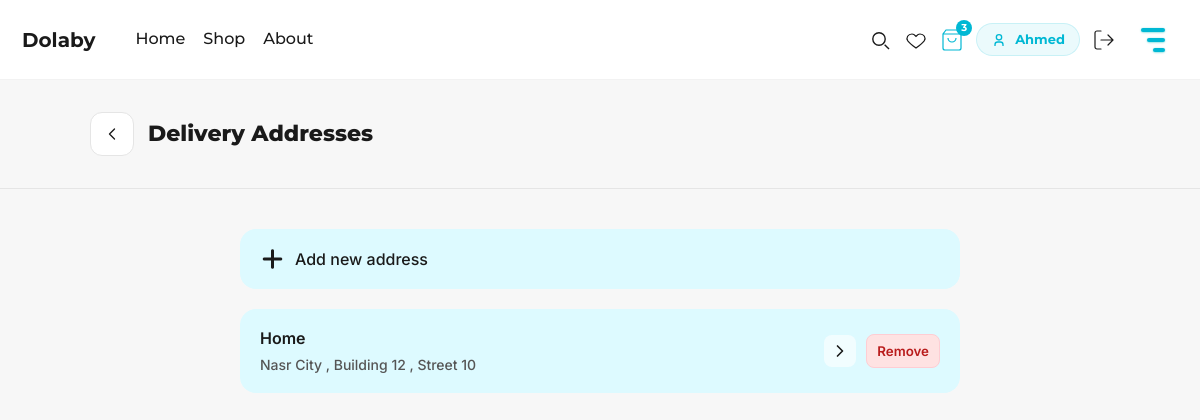
The page /php/delivery.php (signed in) on the database its author committed.
### tables this page shows
CREATE TABLE addresses (
    address_id INT PRIMARY KEY AUTO_INCREMENT,
    user_id INT NOT NULL,
    address_type ENUM('Home', 'Work', 'Other') NOT NULL DEFAULT 'Home',
    area VARCHAR(255) NOT NULL,
    building_name VARCHAR(255),
    apartment_number VARCHAR(50),
    floor VARCHAR(50),
    street VARCHAR(255),
    additional_directions TEXT,
    phone VARCHAR(20),
    address_label VARCHAR(100),
    is_default BOOLEAN DEFAULT FALSE,
    created_at TIMESTAMP DEFAULT CURRENT_TIMESTAMP,
    updated_at TIMESTAMP DEFAULT CURRENT_TIMESTAMP ON UPDATE CURRENT_TIMESTAMP,
    FOREIGN KEY (user_id) REFERENCES users(user_id) ON DELETE CASCADE,
    INDEX idx_user_id (user_id),
    INDEX idx_is_default (is_default)
);

### includes.php (called while the page is built, shortened)
<?php
if (!class_exists('Database')) {
class Database
{
    public static function connect(): PDO
    {
        $dsn = sprintf(
            'mysql:host=%s;port=%s;dbname=%s;charset=utf8mb4',
            DB_HOST,
            DB_PORT,
            DB_NAME
        );
        $pdo = new PDO($dsn, DB_USER, DB_PASS, [
            PDO::ATTR_ERRMODE => PDO::ERRMODE_EXCEPTION,
            PDO::ATTR_DEFAULT_FETCH_MODE => PDO::FETCH_ASSOC,
            PDO::ATTR_EMULATE_PREPARES => false
        ]);
        return $pdo;
    }
}
}
if (!class_exists('AddressRepository')) {
class AddressRepository
{
    private $pdo;
    public function __construct()
    {
        $this->pdo = Database::connect();
    }
    public function getByUserId(int $userId): array
    {
        $sql = "SELECT address_id, address_type, area, building_name, apartment_number, floor, street, phone, address_label, is_default FROM addresses WHERE user_id = :user_id ORDER BY is_default DESC, created_at DESC";
        $stmt = $this->pdo->prepare($sql);
        $stmt->execute(['user_id' => $userId]);
        return $stmt->fetchAll();
    }
}
}

### php/delivery.php (the view, shortened to what this page needs)
<?php
require_once __DIR__ . '/../includes.php';
require_once __DIR__ . '/../header_functions.php';
$addressRepository = new AddressRepository();
$addresses = $addressRepository->getByUserId($_SESSION['user_id']);
?>
<div class="topbar">
  <div class="container">
    <div class="top-left">
      <a class="back" href="<?= BASE_URL ?>/menu" aria-label="Back">
        <svg viewBox="0 0 24 24" fill="none">
          <path d="M15 18L9 12l6-6" stroke-width="1.6" stroke-linecap="round" stroke-linejoin="round" />
        </svg>
      </a>
      <div class="title">Delivery Addresses</div>
    </div>
  </div>
</div>
<main>
<a href="<?= BASE_URL ?>/account/addnewadd" class="add-address-btn">
  <i class="fas fa-plus"></i>
  <span>Add new address</span>
</a>
  <?php if (!empty($addresses)): ?>
    <?php foreach ($addresses as $addr): ?>
      <div class="address-card" onclick="window.location.href='<?= BASE_URL ?>/account/viewaddress?id=<?= (int)$addr['address_id'] ?>'">
        <div class="address-content">
          <div class="address-type"><?= htmlspecialchars($addr['address_type'] ?? 'Home') ?></div>
          <div class="address-text">
            <?= htmlspecialchars($addr['area']) ?>
            <?php if (!empty($addr['building_name'])): ?>
              , <?= htmlspecialchars($addr['building_name']) ?>
            <?php endif; ?>
            <?php if (!empty($addr['street'])): ?>
              , <?= htmlspecialchars($addr['street']) ?>
            <?php endif; ?>
          </div>
        </div>
        <div class="address-actions" onclick="event.stopPropagation();">
          <div class="address-arrow">
            <svg width="20" height="20" viewBox="0 0 24 24" fill="none">
              <path d="M9 6l6 6-6 6" stroke="currentColor" stroke-width="2" stroke-linecap="round" stroke-linejoin="round" />
            </svg>
          </div>
          <form method="POST" action="<?= BASE_URL ?>/delivery" onsubmit="return confirm('Remove this address?');">
            <button type="submit" class="delete-btn" aria-label="Remove address">Remove</button>
          </form>
        </div>
      </div>
    <?php endforeach; ?>
  <?php else: ?>
    <div style="text-align: center; padding: 40px; color: var(--muted);">
      <p>No addresses saved. Add your first address to get started.</p>
    </div>
  <?php endif; ?>
</main>
</body>
</html>

### assets/styles.css (style rules this page uses)
:root { --teal-600: #00B8D4; --teal-500: #0098B3; --teal-300: #6ED7D9; --white: #FFFFFF; --dark: #1A1A1A; --muted: #6B7280; --divider: #E5E5E5; --bg: #F7F7F7; --panel: #FFFFFF; --success: #16A34A; --warning: #F59E0B; --danger: #DC2626; --kpi-light-gray: #888; --font-brand: "Montserrat", sans-serif; --font-ui: "Inter", system-ui, -apple-system, "Segoe UI", Roboto, "Helvetica Neue", Arial; --content-max: 1100px; --max-width: 1200px; --chart-height: 300px; --radius: 12px; --card-radius: 14px; --shadow: 0 12px 30px rgba(16,24,32,0.06); }
*, *::before, *::after { box-sizing: border-box; }
html, body { height: 100%; margin: 0; font-family: var(--font-ui); background: var(--bg); color: var(--dark); -webkit-font-smoothing: antialiased; -moz-osx-font-smoothing: grayscale; line-height: 1.4; }
a { color: inherit; text-decoration: none; }
button { font-family: inherit; cursor: pointer; border: none; background: none; padding: 0; margin: 0; }
svg { display: block; }
.container { max-width: var(--content-max); margin: 0 auto; padding: 0 20px; width: 100%; }
.topbar { display: flex; align-items: center; justify-content: space-between; gap: 12px; padding: 18px 0; padding-bottom: 18px; border-bottom: 15px solid #00eeff00; margin-bottom: 0; width: 100%; background: #F6F6F6; }
.topbar .container { display: flex; align-items: center; justify-content: flex-start; gap: 20px; }
.left, .top-left { display: flex; align-items: center; gap: 14px; }
.back, .back-btn { display: inline-flex; align-items: center; gap: 10px; padding: 10px; border-radius: 12px; background: var(--panel); border: 1px solid var(--divider); }
.page-title, .title { font-family: var(--font-brand); font-weight: 700; font-size: 26px; color: var(--dark); }
.title { font-weight: 800; font-size: 22px; }
@media (min-width: 768px) { .container { height: 72px; } }
:root { font-family: "Poppins", system-ui, -apple-system, "Segoe UI", Roboto, "Helvetica Neue", Arial; box-sizing: border-box; }
*, *::before, *::after { box-sizing: inherit; }
html, body { height: 100%; margin: 0; padding: 0; background: #ffffff; color: #000; }
.topbar, .page-inner, .main, main { background: transparent !important; box-shadow: none !important; }
:root { --teal-600: #00B8D4; --teal-500: #0098B3; --teal-300: #6ED7D9; --white: #FFFFFF; --dark: #1A1A1A; --muted: #6B7280; --divider: #E5E5E5; --bg: #F7F7F7; --panel: #FFFFFF; --font-brand: "Montserrat", sans-serif; --font-ui: "Inter", system-ui, -apple-system, "Segoe UI", Roboto, "Helvetica Neue", Arial; --content-max: 1100px; }
html, body { height: 100%; margin: 0; background: var(--bg); color: var(--dark); font-family: var(--font-ui); -webkit-font-smoothing: antialiased; -moz-osx-font-smoothing: grayscale; }
button { font-family: inherit; cursor: pointer; border: 0; background: none; }
button { border: none; background: none; padding: 0; margin: 0; cursor: pointer; font-family: inherit; }
.container { max-width: var(--content-max); margin: 0 auto; width: 100%; }
.topbar { display: flex; align-items: center; justify-content: space-between; gap: 12px; padding-bottom: 18px; border-bottom: 1px solid var(--divider); margin-bottom: 0; }
.top-left { display: flex; align-items: center; gap: 14px; }
.title { font-family: var(--font-brand); font-weight: 800; font-size: 22px; color: var(--dark); }

### rows shown on the page
addresses: address_type "Home", area "Nasr City", building_name "Building 12", street "Street 10"

### other values the page prints
$cartCount "3"
explode(' ', trim($_SESSION['user_name']))[0] "Ahmed"
